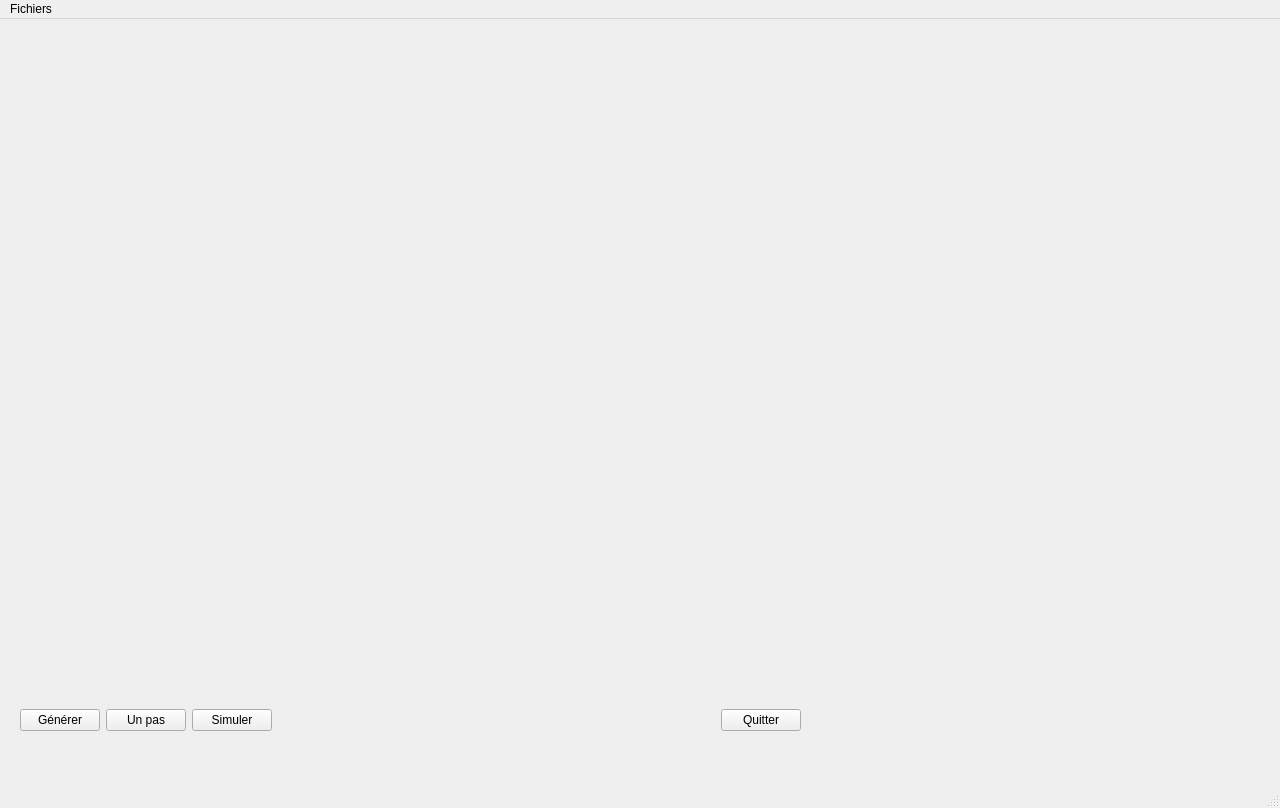
<?xml version="1.0" encoding="UTF-8"?>
<ui version="4.0">
 <class>principal_ihm</class>
 <widget class="QMainWindow" name="principal_ihm">
  <property name="geometry">
   <rect>
    <x>0</x>
    <y>0</y>
    <width>1280</width>
    <height>808</height>
   </rect>
  </property>
  <property name="windowTitle">
   <string>Simulation Surveillance</string>
  </property>
  <widget class="QWidget" name="centralwidget">
   <widget class="QWidget" name="conteneur" native="true">
    <property name="geometry">
     <rect>
      <x>0</x>
      <y>0</y>
      <width>1280</width>
      <height>808</height>
     </rect>
    </property>
   </widget>
   <widget class="QWidget" name="layoutWidget">
    <property name="geometry">
     <rect>
      <x>20</x>
      <y>690</y>
      <width>781</width>
      <height>29</height>
     </rect>
    </property>
    <layout class="QHBoxLayout" name="horizontalLayout">
     <property name="sizeConstraint">
      <enum>QLayout::SetMinAndMaxSize</enum>
     </property>
     <item>
      <widget class="QPushButton" name="bouton_gen">
       <property name="sizePolicy">
        <sizepolicy hsizetype="Minimum" vsizetype="Fixed">
         <horstretch>0</horstretch>
         <verstretch>0</verstretch>
        </sizepolicy>
       </property>
       <property name="text">
        <string>Générer</string>
       </property>
      </widget>
     </item>
     <item>
      <widget class="QPushButton" name="bouton_pas">
       <property name="text">
        <string>Un pas</string>
       </property>
      </widget>
     </item>
     <item>
      <widget class="QPushButton" name="bouton_sim">
       <property name="text">
        <string>Simuler</string>
       </property>
      </widget>
     </item>
     <item>
      <spacer name="horizontalSpacer">
       <property name="orientation">
        <enum>Qt::Horizontal</enum>
       </property>
       <property name="sizeHint" stdset="0">
        <size>
         <width>218</width>
         <height>20</height>
        </size>
       </property>
      </spacer>
     </item>
     <item>
      <widget class="QPushButton" name="bouton_qui">
       <property name="text">
        <string>Quitter</string>
       </property>
      </widget>
     </item>
    </layout>
   </widget>
  </widget>
  <widget class="QMenuBar" name="menubar">
   <property name="geometry">
    <rect>
     <x>0</x>
     <y>0</y>
     <width>1280</width>
     <height>20</height>
    </rect>
   </property>
   <widget class="QMenu" name="menuFichiers">
    <property name="title">
     <string>Fichiers</string>
    </property>
    <addaction name="actionQuitter"/>
   </widget>
   <addaction name="menuFichiers"/>
  </widget>
  <widget class="QStatusBar" name="statusbar"/>
  <action name="actionQuitter">
   <property name="text">
    <string>Quitter</string>
   </property>
   <property name="shortcut">
    <string>Ctrl+Q</string>
   </property>
  </action>
 </widget>
 <resources/>
 <connections>
  <connection>
   <sender>bouton_qui</sender>
   <signal>clicked()</signal>
   <receiver>principal_ihm</receiver>
   <slot>close()</slot>
   <hints>
    <hint type="sourcelabel">
     <x>788</x>
     <y>546</y>
    </hint>
    <hint type="destinationlabel">
     <x>800</x>
     <y>468</y>
    </hint>
   </hints>
  </connection>
  <connection>
   <sender>actionQuitter</sender>
   <signal>triggered()</signal>
   <receiver>principal_ihm</receiver>
   <slot>close()</slot>
   <hints>
    <hint type="sourcelabel">
     <x>-1</x>
     <y>-1</y>
    </hint>
    <hint type="destinationlabel">
     <x>399</x>
     <y>299</y>
    </hint>
   </hints>
  </connection>
 </connections>
</ui>
